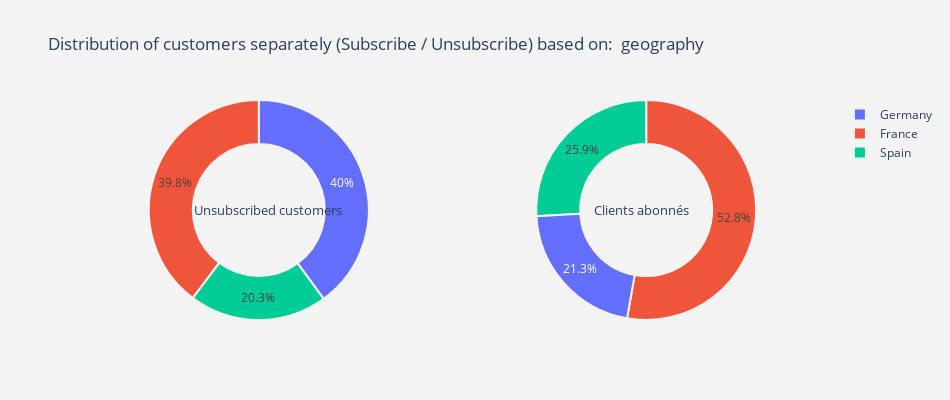

Here is the notebook cell this chart was saved with:
### Markdown cell above
#### 2.3.1.1 Geography

### Code cell
# Call the plot_bar function and plot the bar diagram for the geography descriptor
plot_bar(data, cat_cols[0])
# Calling the plot_pie function to plot the pie chart for the geography descriptor
plot_pie(cat_cols[0])

### Figure 1 — Plotly figure (JSON) as saved in the notebook; plotly's stock layout.template omitted (floating-point values rounded to 4 significant figures)
{"data": [{"domain": {"x": [0, 0.48]}, "hole": 0.6, "hoverinfo": "label+percent+name", "labels": ["Germany", "France", "Spain"], "marker": {"line": {"color": "rgb(243,243,243)", "width": 2}}, "name": "Unsubscribed customers", "type": "pie", "values": [814, 810, 413]}, {"domain": {"x": [0.52, 1]}, "hole": 0.6, "hoverinfo": "label+percent+name", "labels": ["France", "Spain", "Germany"], "marker": {"line": {"color": "rgb(243,243,243)", "width": 2}}, "name": "Subscribed customers", "type": "pie", "values": [4204, 2064, 1695]}], "layout": {"annotations": [{"font": {"size": 13}, "showarrow": false, "text": "Unsubscribed customers", "x": 0.15, "y": 0.5}, {"font": {"size": 13}, "showarrow": false, "text": "Clients abonnés", "x": 0.82, "y": 0.5}], "autosize": false, "height": 400, "paper_bgcolor": "rgb(243,243,243)", "plot_bgcolor": "rgb(243,243,243)", "title": {"text": " Distribution of customers separately (Subscribe / Unsubscribe) based on:  geography"}, "width": 950}}
